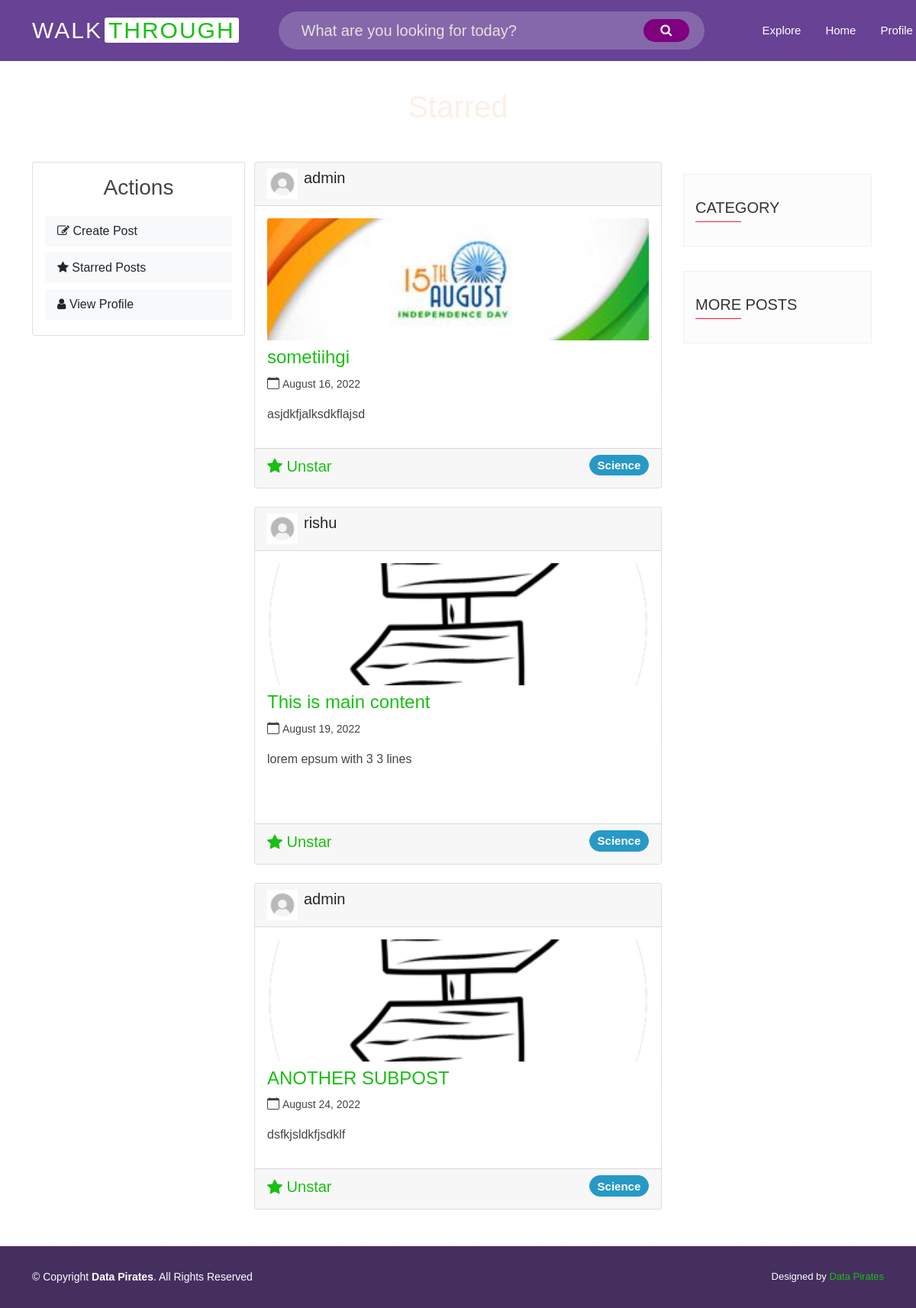
Page /stars/ (signed in) on the committed database.
### post/models.py (models this page shows, shortened)
class Post(models.Model):
    category = models.ForeignKey(
        Category, on_delete=models.SET_NULL, null=True)
    title = models.CharField(max_length=100)
    image = models.ImageField("Thumbnail",default='wt-logo.png', upload_to='post_img')
    content = RichTextField(blank=True, null=True)
    date_posted = models.DateTimeField(default=timezone.now)
    author = models.ForeignKey(User, on_delete=models.CASCADE)
    updated = models.DateTimeField(auto_now=True)
    created = models.DateTimeField(auto_now_add=True)
    stars_count = models.IntegerField(default=0)

class Category(models.Model):
    title = models.CharField(max_length=20)
    slug = models.SlugField()
    class Meta:
        verbose_name_plural = 'Categories'
    def __str__(self):
        return self.title

### user/models.py (models this page shows, shortened)
class Profile(models.Model):
    user = models.OneToOneField(User, on_delete=models.CASCADE)
    about=models.CharField(max_length=25,null=True,blank=True)
    image = models.ImageField("Profile picture",default='default.jpg', upload_to='profile_pics')
    name = models.CharField(max_length=50, null=True, blank=True)
    profession = models.CharField(max_length=50,null=True, blank=True)
    followers = models.ManyToManyField("self", blank=True, related_name="following", symmetrical=False)

### post/views.py (the view)
# urls.py: path('stars/', views.starlist, name="stars"),
@login_required
def starlist(request):
    s,created=Star.objects.get_or_create(user=request.user)
    star_list = s
    return render(request, "post/stars.html", {'star_list': star_list})

### templates/post/stars.html
{% extends "base.html" %}
{% block content%}
<div class="py-3">
   <h1 class="board d-flex justify-content-center">Starred</h1>
</div>
<div class="d-flex justify-content-center container my-4">
   <div class="col-xl-3" data-aos="fade-down">
      {% include 'includes/subpages/left_sidebar.html' %}
   </div>
   <div class="col-xl-6" data-aos="fade-up">
    {% for post in star_list.posts.all %}
        {% include 'includes/subpages/card_home.html' %}
    {% endfor %}
   </div>
   <div class="col-xl-3" data-aos="fade-down">
      {% include 'includes/subpages/right_sidebar.html' %}
   </div>
</div>
{%endblock content%}

### templates/includes/subpages/card_home.html (shortened to what this page needs)
<link rel="stylesheet" href="https://cdn.jsdelivr.net/npm/bootstrap-icons@1.7.2/font/bootstrap-icons.css">
<link href="https://unpkg.com/aos@2.3.1/dist/aos.css" rel="stylesheet">
<div class="container">
    <div class="card rounded mb-4">
        <div class="card-header">
            <div class="text-box d-flex justify-content-start">
                <div class="icon-box">
                    <img style="width:40px; height:40px;" src="{{post.author.profile.image.url}}" alt="user">
                </div>
                <div class="ms-2 ">
                    <a href="{% url 'user-info' post.id %}" class="text-dark">
                        <h5>{{post.author}}</h5>
                    </a>
                </div>
            </div>
        </div>
        <div class="card-body">
            <img class="card-img card-img-top img-fluid" src="{{ post.image.url }}" alt="Bologna">
            <a href="{% url 'post-detail' post.id %}">
                <h4 class="card-title mt-2">{{post.title}}</h4>
            </a>
            <div class="d-flex justify-content-start my-2">
                <div class="me-5">
                    <i class="bi bi-calendar me-1"></i><small>{{ post.date_posted|date:"F d, Y" }}</small>
                </div>
            </div>
            <p class="card-text">{{post.content|safe|truncatechars:200}}</p>
        </div>
        <div class="card-footer">
            {% if post not in starred_posts %}
            <a href="{% url 'postStar' post.id %}">
                <span id="boot-icon" class="bi bi-star" style="font-size:20px;">
                    <span>
                        Star
                    </span> </span>
            </a>
            {% else %}
            <a href="{% url 'postStar' post.id %}">
                <span id="boot-icon" class="bi bi-star-fill" style="font-size:20px;">
                    <span>
                        Unstar
                    </span></span>
            </a>
            {% endif %}
            <div class="h5 float-end align-middle">
                <button type="button" class="btn btn-primary badge text-white rounded-pill">{{ post.category }}</button>
            </div>
        </div>
    </div>
</div>
<link rel="stylesheet" href="https://cdnjs.cloudflare.com/ajax/libs/font-awesome/4.7.0/css/font-awesome.min.css">

### static/assets/css/style.css (style rules this page uses)
:root { --font: "Poppins", sans-serif; --white: #faf0e6; --grey: #e9e9e9; --darkgrey: #666666; --purplel:#af86e0; --purple:#674295; --purpled:#452f5f; --bluel:#90d6f2; --blue:#57bbe3; --blued:#2799c6; --pinkl:#f092b4; --pink:#9d21a8; --pinkd:#c03b70; --greenl:#a5fa90; --green:#17c012; --greend:#167416; --orangel:#efd6a6; --orange:#FEB326; --orangel:#cd9328; }
body, html { font-family: var(--font); color: #444444; width: 100%; height: 100%; margin: 0px; padding: 0px; background: linear-gradient(rgba(255, 255, 255, 0.088), rgba(255, 255, 255, 0.027)), url("https://images.unsplash.com/photo-1620641788421-7a1c342ea42e?ixlib=rb-1.2.1&ixid=MnwxMjA3fDB8MHxwaG90by1wYWdlfHx8fGVufDB8fHx8&auto=format&fit=crop&w=1074&q=80") no-repeat center center fixed; -webkit-background-size: cover; -moz-background-size: cover; -o-background-size: cover; background-size: cover; }
a { color: var(--green); text-decoration: none; }
.btn-primary, .btn-outline-info, .btn-info, .page-item.active, .page-link { background-color: var(--blued)!important; color: white; border-color: var(--blued); }
.board { color: var(--white); font-size: 40px; }
.card-img { border-bottom-left-radius: 0px; border-bottom-right-radius: 0px; }
.card-title { margin-bottom: 0.3rem; }
.card-footer { font-size: 0.8rem; }
.card-img-top { max-height: 20vh; object-fit: cover; }
::placeholder { color: #e7e1e1; }

### rows in the picture
Post: author.profile.image (placeholder picture), author "admin", image (picture), title "sometiihgi", date_posted "August 16, 2022", content "asjdkfjalksdkflajsd", category "Science"
Post: author.profile.image (placeholder picture), author "rishu", image (picture), title "This is main content", date_posted "August 19, 2022", content "lorem epsum with 3 3 lines", category "Science"
Post: author.profile.image (placeholder picture), author "admin", image (picture), title "ANOTHER SUBPOST", date_posted "August 24, 2022", content "dsfkjsldkfjsdklf", category "Science"
